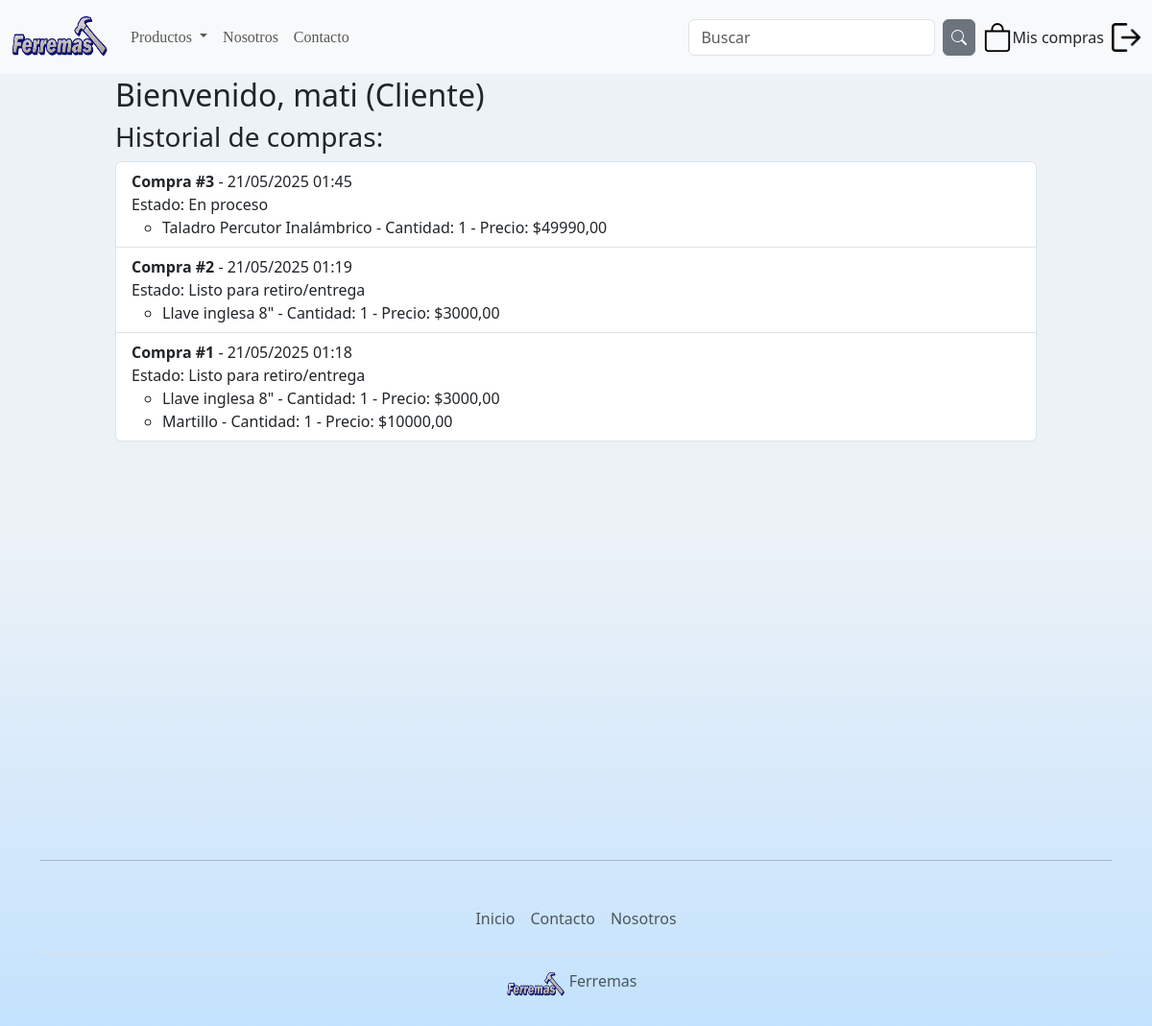
Page /cliente/ (signed in) on the earlier database version.
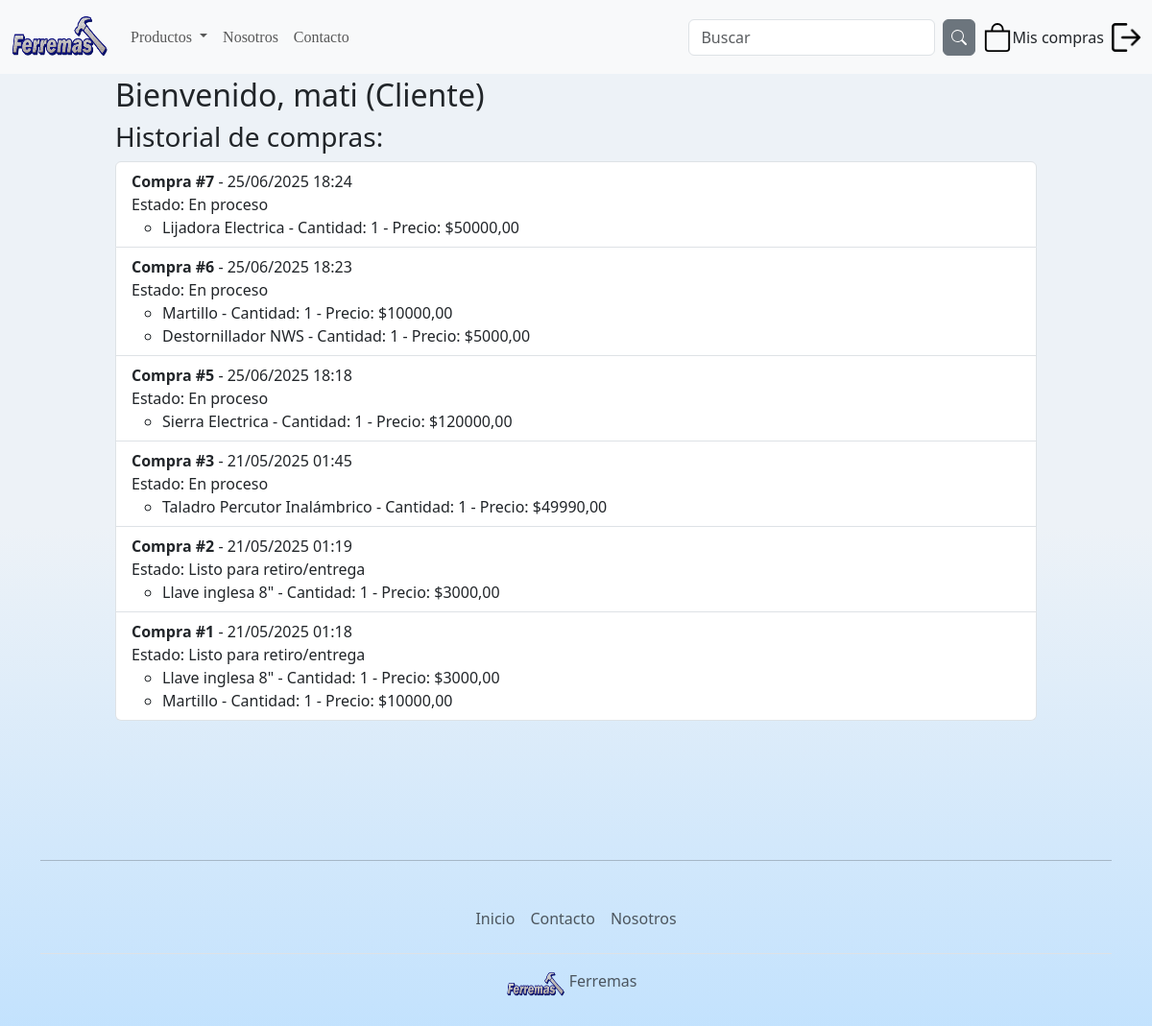
Same page on the later database version.
### app/models.py (models this page shows, shortened)
class Compra(models.Model):
    ESTADOS = [
        ('pendiente', 'Pendiente'),
        ('rechazado', 'Rechazado'),
        ('preparacion', 'En preparación'),
        ('listo', 'Listo para retiro/entrega'),
        ('finalizado', 'Finalizado'),
    ]
    usuario = models.ForeignKey(User, on_delete=models.CASCADE)
    fecha = models.DateTimeField(auto_now_add=True)
    estado = models.CharField(max_length=20, choices=ESTADOS, default='pendiente')

class CompraProducto(models.Model):
    compra = models.ForeignKey(Compra, related_name='productos', on_delete=models.CASCADE)
    nombre = models.CharField(max_length=200)
    cantidad = models.PositiveIntegerField()
    precio = models.DecimalField(max_digits=10, decimal_places=2)

### app/views.py (the view)
# urls.py: path('cliente/', views.vista_cliente, name='vista_cliente'),
@login_required
@user_passes_test(es_cliente)
def vista_cliente(request):
    compras = Compra.objects.filter(usuario=request.user).order_by('-fecha')
    return render(request, 'app/vista_cliente.html', {'compras': compras})

### app/views.py (called while the page is built)
def es_cliente(user):
    return user.groups.filter(name='Cliente').exists()

### app/templates/app/vista_cliente.html
{% extends 'app/base.html' %}
{% block contenido %}
  <h2>Bienvenido, {{ user.username }} (Cliente)</h2>
  <h3>Historial de compras:</h3>
  {% if compras %}
    <ul class="list-group">
      {% for compra in compras %}
        <li class="list-group-item">
          <strong>Compra #{{ compra.id }}</strong> - {{ compra.fecha|date:"d/m/Y H:i" }}
          <br>
          <span>
            Estado:
            {% if compra.estado == 'pendiente' %}
              En proceso
            {% elif compra.estado == 'preparacion' %}
              En preparación
            {% elif compra.estado == 'listo' %}
              Listo para retiro/entrega
            {% elif compra.estado == 'rechazado' %}
              Rechazado
            {% elif compra.estado == 'finalizado' %}
              Finalizado
            {% else %}
              {{ compra.estado }}
            {% endif %}
          </span>
          <ul>
            {% for item in compra.productos.all %}
              <li>
                {{ item.nombre }} - Cantidad: {{ item.cantidad }} - Precio: ${{ item.precio }}
              </li>
            {% endfor %}
          </ul>
        </li>
      {% endfor %}
    </ul>
  {% else %}
    <p>No tienes compras registradas.</p>
  {% endif %}
{% endblock %}

Differences in the rows shown:
added Compra: id "7", fecha "25/06/2025 18:24", estado "En proceso"
added CompraProducto: nombre "Lijadora Electrica", cantidad "1", precio "50000,00", shown under "7"
added Compra: id "6", fecha "25/06/2025 18:23", estado "En proceso"
added CompraProducto: nombre "Martillo", cantidad "1", precio "10000,00", shown under "6"
added CompraProducto: nombre "Destornillador NWS", cantidad "1", precio "5000,00", shown under "6"
added Compra: id "5", fecha "25/06/2025 18:18", estado "En proceso"
added CompraProducto: nombre "Sierra Electrica", cantidad "1", precio "120000,00", shown under "5"
